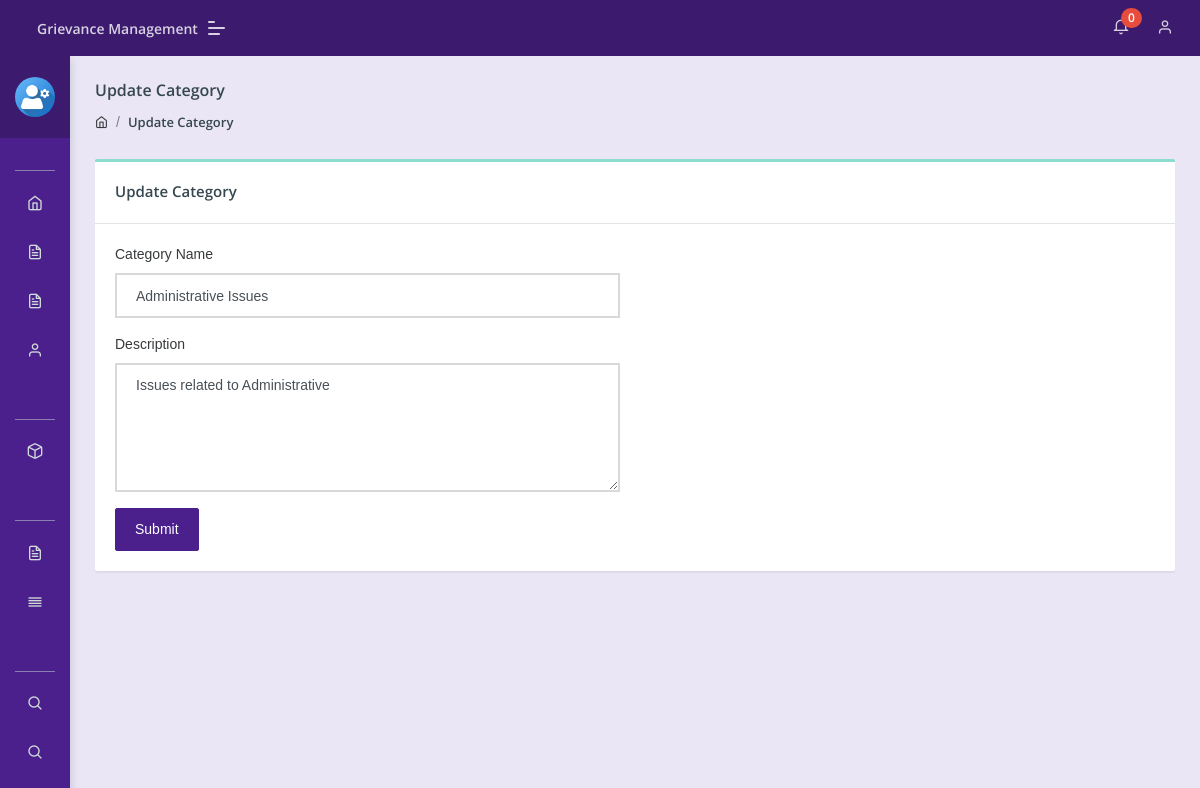
Screenshot of /admin/edit-category.php?id=2 (signed in) with the database file from the repository.
### tables this page shows
CREATE TABLE `category` (
  `id` int(11) NOT NULL,
  `categoryName` varchar(255) DEFAULT NULL,
  `categoryDescription` longtext DEFAULT NULL,
  `creationDate` timestamp NULL DEFAULT current_timestamp(),
  `updationDate` timestamp NULL DEFAULT NULL ON UPDATE current_timestamp()
);

### admin/edit-category.php (the view, shortened to what this page needs)
<?php
include('include/config.php');
if(strlen($_SESSION['aid'])==0)
	{
header('location:index.php');
}
else{
	?>
<!DOCTYPE html>
<html lang="en">
<head>
    <link rel="stylesheet" href="assets/css/style.css">
</head>
<body class="">
	<?php include('include/sidebar.php');?>
	<?php include('include/header.php');?>
<section class="pcoded-main-container">
    <div class="pcoded-content">
        <div class="page-header">
            <div class="page-block">
                <div class="row align-items-center">
                    <div class="col-md-12">
                        <div class="page-header-title">
                            <h5 class="m-b-10">Update Category</h5>
                        </div>
                        <ul class="breadcrumb">
                            <li class="breadcrumb-item"><a href="dashboard.php"><i class="feather icon-home"></i></a></li>
                            <li class="breadcrumb-item"><a href="category.php">Update Category</a></li>
                        </ul>
                    </div>
                </div>
            </div>
        </div>
        <div class="row">
            <div class="col-sm-12">
                <div class="card">
                    <div class="card-header">
                        <h5>Update Category</h5>
                    </div>
                    <div class="card-body">
                        <div class="row">
                            <div class="col-md-6">
                            	<?php
$id=intval($_GET['id']);
$query=mysqli_query($con,"select * from category where id='$id'");
while($row=mysqli_fetch_array($query))
{
?>
                                <form method="post">
                                    <div class="form-group">
                                        <label for="exampleInputEmail1">Category Name</label>
                                        <input type="text" value="<?php echo  htmlentities($row['categoryName']);?>"  name="category" class="form-control" required>
                                    </div>
                                      <div class="form-group">
                                        <label for="exampleInputEmail1">Description</label>
                                        <textarea class="form-control" name="description" rows="5"><?php echo  htmlentities($row['categoryDescription']);?></textarea>
                                    </div>
                                    <button type="submit" class="btn  btn-primary" name="submit">Submit</button>
                                </form><?php } ?>
                            </div>
                        </div>
                    </div>
                </div>
            </div>
        </div>
    </div>
</section>
</body>
</html>
<?php } ?>

### rows the page displays
category: category "Administrative Issues", description "Issues related to Administrative"

### other values shown
$num1 "0"
